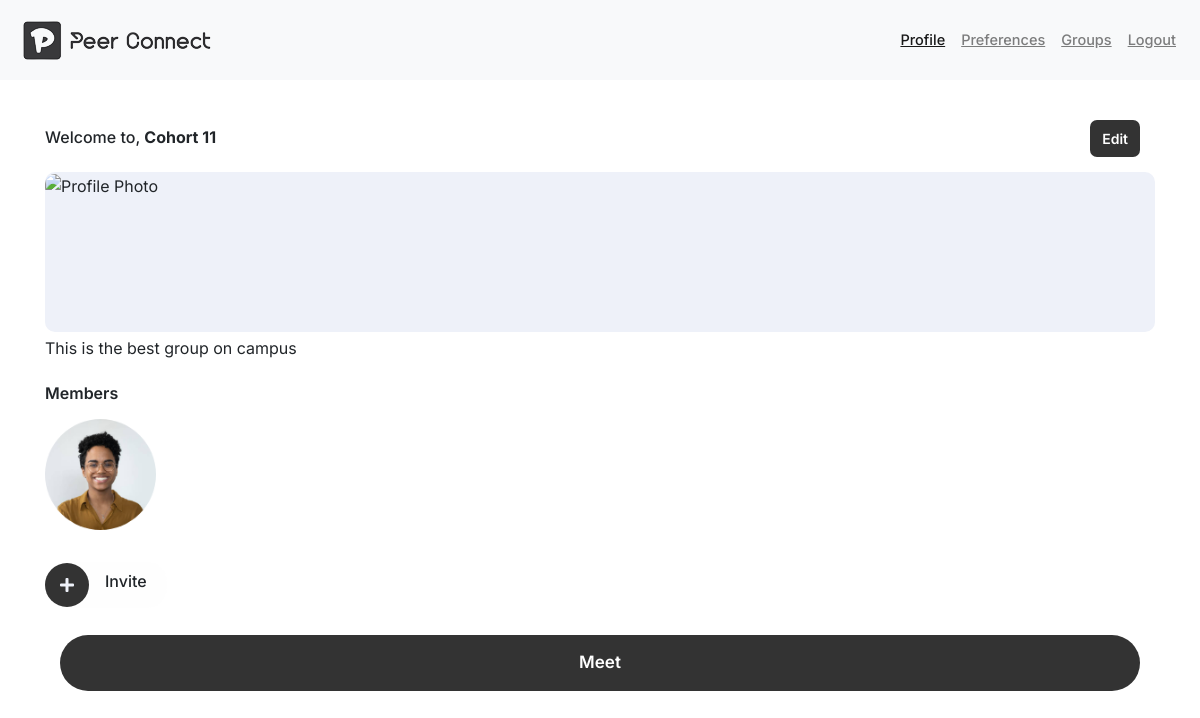
The app's page /2/group, older data.
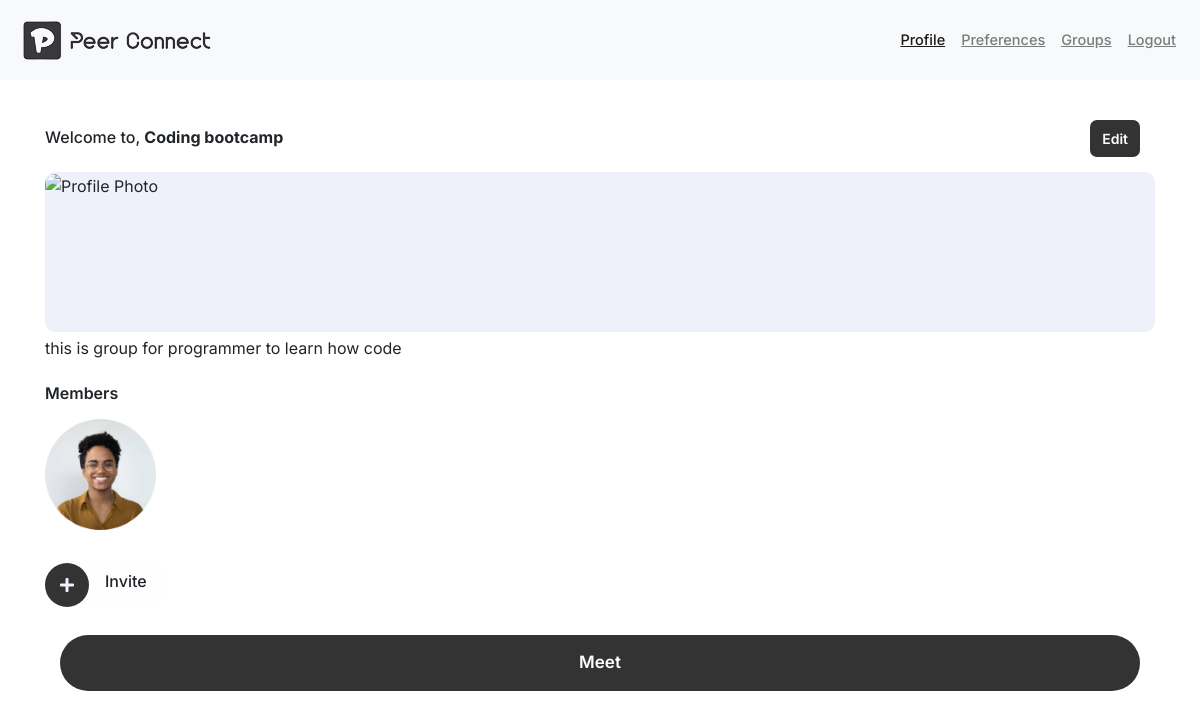
The same page, newer data.
### app/models.py (models this page shows, shortened)
class Group(db.Model):
    __tablename__ = 'groups'
    id = Column(Integer, primary_key=True)
    name = Column(String(128), nullable=False, unique=True)
    description = Column(Text, nullable=True)
    image_path = Column(String(256), nullable=True)  # Path to the image file
    created_at = Column(DateTime, default=datetime.utcnow, nullable=False)
    updated_at = Column(DateTime, default=datetime.utcnow, nullable=False, onupdate=datetime.utcnow)
    members = relationship('GroupMember', back_populates='group', cascade="all, delete-orphan")
    invite_tokens = relationship('InviteToken', back_populates='group', cascade="all, delete-orphan")

class GroupMember(db.Model):
    __tablename__ = 'group_members'
    id = Column(Integer, primary_key=True)
    group_id = Column(Integer, ForeignKey('groups.id'), nullable=False)
    user_id = Column(Integer, ForeignKey('users.id'), nullable=False)
    joined_at = Column(DateTime, default=datetime.utcnow, nullable=False)
    user = relationship('User', back_populates='group_memberships')
    group = relationship('Group', back_populates='members')
    __table_args__ = (UniqueConstraint('group_id', 'user_id', name='_group_user_uc'),)

### app/routes.py (the view)
@app.route('/<group_id>/group')
def group_profile(group_id):
    try:
        group = group_controller.GroupController.get_group_details(group_id)
        return render_template('group-profile.html', group=group, group_id=group_id)
    except NotFound as e:
        flash('Group not found.', 'error')
        return redirect(url_for('main.create_group', group_id=group_id))

### app/controllers/group_controller.py (called while the page is built)
    @staticmethod
    def get_group_details(group_id):
        group = Group.query.get(group_id)
        if group is None:
            raise NotFound("Group not found.")
        return group

### app/templates/group-profile.html (shortened to what this page needs)
{% include "base.html" %}
    <div class="container justify-content-center grp-profile">
        <div class="d-flex justify-content-between align-items-center head">
            <h6 class="mt-4 pt-2">Welcome to, <strong>{{ group.name }}</strong></h6>
            <a href="#" class="btn">Edit</a>
        </div>
        <div class="row">
            <div class="img-frame mb-1">
                <img src="{{ group.banner_image }}" alt="Profile Photo" class="img-fluid ">
            </div>
            <p class="desc">
                {{ group.description }}
            </p>
        </div>
        <div class="row members">
            <h6 class="my-2">Members</h6>
            <div class="col-12 px-0 mb-4">
                {% for member in group.members %}
                    <div class="d-flex justify-content-between align-items-center my-2">
                        <img src="{{ url_for('static', filename='images/profile.png') }}" width="10%" alt="">
                    </div>
                {% endfor %}
            </div>
        </div>
        <div class="row actions">
            <div class="invite-btn d-flex align-items-center"  data-toggle="modal" data-target=".bd-example-modal-sm">
                <div class="wrapper d-flex align-items-center justify-content-center">
                    <i class="fas fa-plus"></i>
                </div>
                <div class="item-text ml-3">
                    <h6>Invite</h6>
                </div>
            </div><hr><hr>
            <a href="{{ url_for('main.meetup', group_id=group.id) }}" class="btn btn-dark">
                Meet
            </a>
        </div>
    </div>
  </body>
</html>

### app/templates/base.html (shortened to what this page needs)
<!doctype html>
<html lang="en">
  <head>
    <link rel="stylesheet" href="https://cdn.jsdelivr.net/npm/bootstrap@4.6.2/dist/css/bootstrap.min.css">
    <link rel="stylesheet" href="{{ url_for('static', filename='css/style.css') }}">
    <link rel="stylesheet" href="https://cdnjs.cloudflare.com/ajax/libs/font-awesome/5.15.3/css/all.min.css">
  </head>
  <body>
    <nav class="navbar navbar-expand-lg navbar-light bg-light">
        <a class="navbar-brand" href="/">
            <img src="{{ url_for('static', filename='images/logo.png') }}" alt="Logo">
        </a>
        <div class="collapse navbar-collapse" id="navbarNav">
            <ul class="navbar-nav ml-auto">
            <li class="nav-item active">
                <a class="nav-link" href="{{ url_for('main.user_profile', username='xD7fG00X') }}">Profile</a>
            </li>
            <li class="nav-item">
                <a class="nav-link" href="{{ url_for('main.preferences',  username='xD7fG00X') }}">Preferences</a>
            </li>
            <li class="nav-item">
              <a class="nav-link" href="{{ url_for('main.create_group',  username='xD7fG00X') }}">Groups</a>
            </li>
            <li class="nav-item">
                <a class="nav-link" href="#">Logout</a>
            </li>
            </ul>
        </div>
    </nav>

### app/static/css/style.css (style rules this page uses)
:root { --primary-color: #333333; --input-color: #eef1f9; --input-opacity: 0.5; --header-size: 30px; --header-weight: 700; --subhead-color: #797979; --subhead-size: 15px; --subhead-weight: 500; --subhead-width: 60%; }
body { font-family: 'Inter', sans-serif; }
.row { padding: auto 0; margin: auto 0; }
.btn { background-color: var(--primary-color); color: #fff; border: none; padding: 15px 20px; font-size: 17px; font-weight: 600; cursor: pointer; width: 100%; margin: 40px 15px; border-radius: 50px; }
a { font-size: 14.5px; font-weight: 500; color: var(--primary-color); text-decoration: underline; }
.grp-profile .head a { text-decoration: none; width: fit-content; padding: 8px 12px; font-size: 14px; margin-bottom: 15px; border-radius: 7px; }
.grp-profile a { text-decoration: none; }
.grp-profile .img-frame { width: 100%; height: 20vh; border-radius: 10px; background-color: var(--input-color); }
.grp-profile .img-frame img { width: 100%; height: 100%; border-radius: 10px; object-fit: cover; }
.grp-profile .members h6 { font-weight: 600; }
.grp-profile .invite-btn { position: fixed; z-index: 999; background-color: rgba(243, 240, 240, .08); padding: 1px 20px 1px 0; border-radius: 20px; cursor: pointer; }
.grp-profile .invite-btn .wrapper { background-color: var(--primary-color); color: var(--input-color); padding: 14px 15px; border-radius: 50px; }

Row changes from the older to the newer data that the page shows:
changed Group: name "Cohort 11" → "Coding bootcamp"; description "This is the best group on campus" → "this is group for programmer to learn how code"
